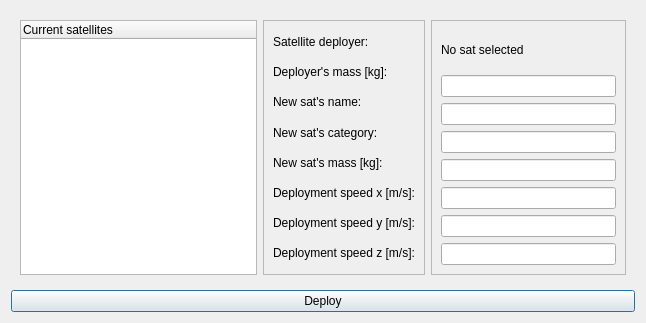
<?xml version="1.0" encoding="UTF-8"?>
<ui version="4.0">
 <class>DPL</class>
 <widget class="QDialog" name="DPL">
  <property name="geometry">
   <rect>
    <x>0</x>
    <y>0</y>
    <width>646</width>
    <height>323</height>
   </rect>
  </property>
  <property name="windowTitle">
   <string>Dialog</string>
  </property>
  <layout class="QVBoxLayout" name="verticalLayout">
   <item>
    <widget class="QFrame" name="frame_4">
     <property name="frameShape">
      <enum>QFrame::NoFrame</enum>
     </property>
     <property name="frameShadow">
      <enum>QFrame::Raised</enum>
     </property>
     <property name="lineWidth">
      <number>1</number>
     </property>
     <layout class="QHBoxLayout" name="horizontalLayout_2">
      <item>
       <widget class="QTableWidget" name="curr_sats_tab">
        <property name="sizePolicy">
         <sizepolicy hsizetype="Expanding" vsizetype="Expanding">
          <horstretch>0</horstretch>
          <verstretch>0</verstretch>
         </sizepolicy>
        </property>
        <property name="sizeAdjustPolicy">
         <enum>QAbstractScrollArea::AdjustIgnored</enum>
        </property>
        <attribute name="horizontalHeaderDefaultSectionSize">
         <number>100</number>
        </attribute>
        <attribute name="horizontalHeaderMinimumSectionSize">
         <number>57</number>
        </attribute>
        <attribute name="horizontalHeaderStretchLastSection">
         <bool>true</bool>
        </attribute>
        <attribute name="verticalHeaderDefaultSectionSize">
         <number>30</number>
        </attribute>
        <column>
         <property name="text">
          <string>Current satellites</string>
         </property>
         <property name="textAlignment">
          <set>AlignLeading|AlignVCenter</set>
         </property>
        </column>
       </widget>
      </item>
      <item>
       <widget class="QFrame" name="frame_2">
        <property name="frameShape">
         <enum>QFrame::StyledPanel</enum>
        </property>
        <property name="frameShadow">
         <enum>QFrame::Raised</enum>
        </property>
        <layout class="QVBoxLayout" name="verticalLayout_3">
         <item>
          <widget class="QLabel" name="label_2">
           <property name="text">
            <string>Satellite deployer:</string>
           </property>
          </widget>
         </item>
         <item>
          <widget class="QLabel" name="label_3">
           <property name="text">
            <string>Deployer's mass [kg]:</string>
           </property>
          </widget>
         </item>
         <item>
          <widget class="QLabel" name="label_4">
           <property name="text">
            <string>New sat's name:</string>
           </property>
          </widget>
         </item>
         <item>
          <widget class="QLabel" name="label_5">
           <property name="text">
            <string>New sat's category:</string>
           </property>
          </widget>
         </item>
         <item>
          <widget class="QLabel" name="label_6">
           <property name="text">
            <string>New sat's mass [kg]:</string>
           </property>
          </widget>
         </item>
         <item>
          <widget class="QLabel" name="label_7">
           <property name="text">
            <string>Deployment speed x [m/s]:</string>
           </property>
          </widget>
         </item>
         <item>
          <widget class="QLabel" name="label_8">
           <property name="text">
            <string>Deployment speed y [m/s]:</string>
           </property>
          </widget>
         </item>
         <item>
          <widget class="QLabel" name="label_9">
           <property name="text">
            <string>Deployment speed z [m/s]:</string>
           </property>
          </widget>
         </item>
        </layout>
       </widget>
      </item>
      <item>
       <widget class="QFrame" name="frame_3">
        <property name="minimumSize">
         <size>
          <width>195</width>
          <height>0</height>
         </size>
        </property>
        <property name="frameShape">
         <enum>QFrame::StyledPanel</enum>
        </property>
        <property name="frameShadow">
         <enum>QFrame::Raised</enum>
        </property>
        <layout class="QVBoxLayout" name="verticalLayout_4">
         <item>
          <widget class="QLabel" name="deployer_name_lbl">
           <property name="text">
            <string>No sat selected</string>
           </property>
          </widget>
         </item>
         <item>
          <widget class="QLineEdit" name="mass_box1"/>
         </item>
         <item>
          <widget class="QLineEdit" name="name_box"/>
         </item>
         <item>
          <widget class="QLineEdit" name="cat_box"/>
         </item>
         <item>
          <widget class="QLineEdit" name="mass_box2"/>
         </item>
         <item>
          <widget class="QLineEdit" name="spdx_box"/>
         </item>
         <item>
          <widget class="QLineEdit" name="spdy_box"/>
         </item>
         <item>
          <widget class="QLineEdit" name="spdz_box"/>
         </item>
        </layout>
       </widget>
      </item>
     </layout>
    </widget>
   </item>
   <item>
    <widget class="QPushButton" name="deploy_now_bt">
     <property name="text">
      <string>Deploy</string>
     </property>
    </widget>
   </item>
  </layout>
 </widget>
 <resources/>
 <connections/>
</ui>
